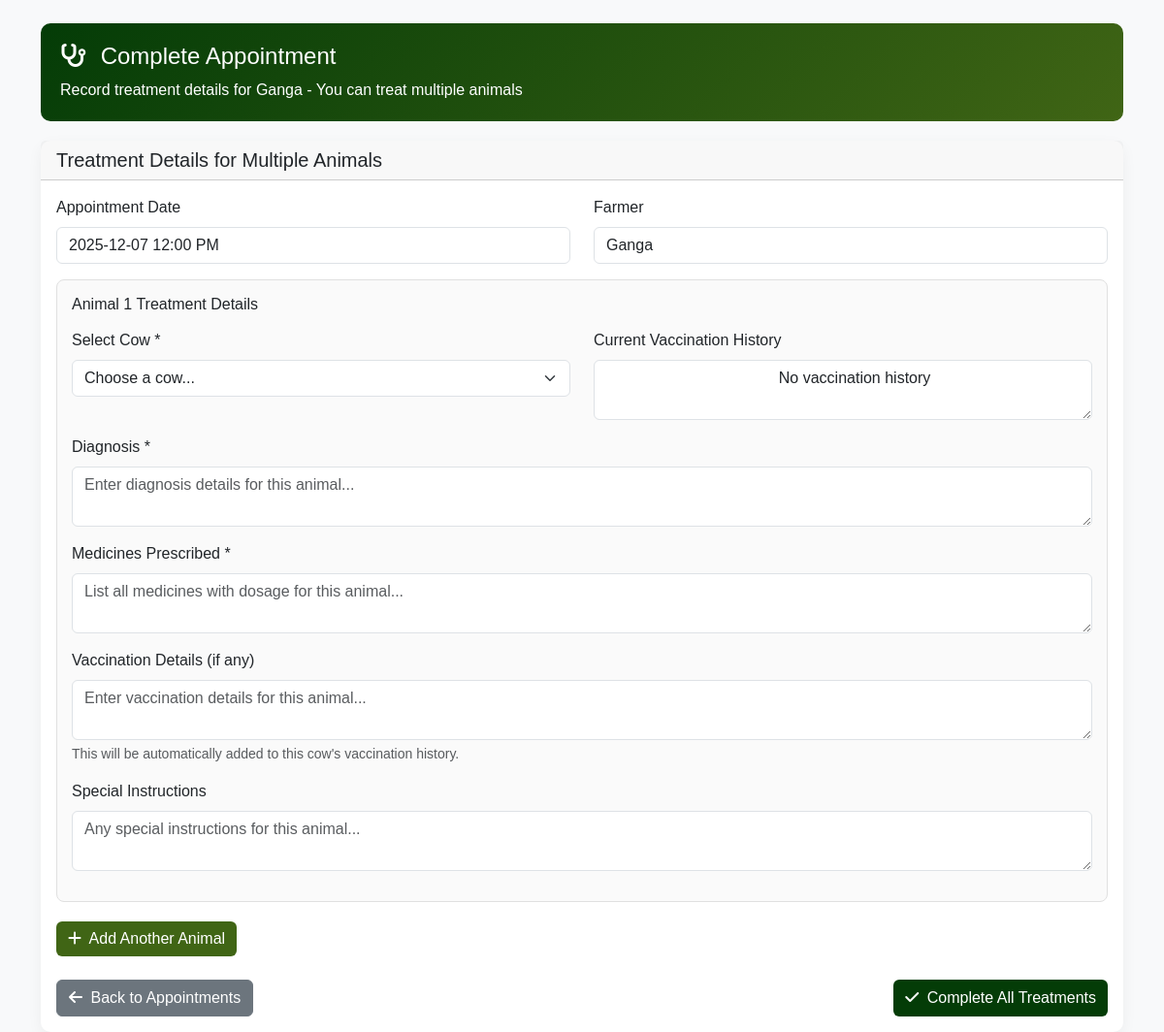
The page /complete_appointment/1 (signed in) on the database its author committed.
### tables this page shows
CREATE TABLE farmers (
            farmer_id INTEGER PRIMARY KEY AUTOINCREMENT,
            name TEXT NOT NULL,
            email TEXT UNIQUE NOT NULL,
            phone TEXT UNIQUE NOT NULL,
            state TEXT NOT NULL,
            city TEXT NOT NULL,
            address TEXT,
            password TEXT NOT NULL,
            photo TEXT, 
            created_at TIMESTAMP DEFAULT CURRENT_TIMESTAMP
        );

CREATE TABLE appointments (
            id INTEGER PRIMARY KEY AUTOINCREMENT,
            farmer_id INTEGER NOT NULL,
            vet_id INTEGER NOT NULL,
            date TEXT NOT NULL,
            time TEXT NOT NULL,
            status TEXT DEFAULT 'scheduled',  -- scheduled, completed, cancelled
            created_at TIMESTAMP DEFAULT CURRENT_TIMESTAMP
        );

CREATE TABLE cows (
            cow_id TEXT PRIMARY KEY,
            farmer_id INTEGER,
            cattle_type TEXT NOT NULL,
            breed TEXT,
            date_of_birth DATE,  -- NEW: Date of birth
            age INTEGER,
            weight REAL,
            color TEXT,
            health_records TEXT,
            vaccination_history TEXT,
            milk_yield REAL,
            special_notes TEXT,
            photo TEXT,
            muzzle_id TEXT,
            muzzle_photo TEXT,
            father_id TEXT,
            mother_id TEXT,
            insurance_by TEXT,  -- NEW: Insurance company name
            insurance_policy_number TEXT,  -- NEW: Policy number
            insurance_valid_upto DATE,  -- NEW: Insurance expiry date
            created_at TIMESTAMP DEFAULT CURRENT_TIMESTAMP,
            FOREIGN KEY (farmer_id) REFERENCES farmers(farmer_id),
            FOREIGN KEY (father_id) REFERENCES cows(cow_id),
            FOREIGN KEY (mother_id) REFERENCES cows(cow_id)
        );

### app.py (the view)
@app.route("/complete_appointment/<int:appointment_id>")
def complete_appointment(appointment_id):
    if "vet_id" not in session:
        flash("Please login first!", "danger")
        return redirect(url_for("vet_login"))
    conn = get_db()
    cursor = conn.cursor()
    cursor.execute("""
        SELECT a.*, f.name as farmer_name, f.farmer_id
        FROM appointments a
        JOIN farmers f ON a.farmer_id = f.farmer_id
        WHERE a.id = ? AND a.vet_id = ?
    """, (appointment_id, session["vet_id"]))
    appointment = cursor.fetchone()
    if not appointment:
        conn.close()
        flash("Appointment not found!", "danger")
        return redirect(url_for("vet_appointments"))
    cursor.execute("""
        SELECT cow_id, breed, age, vaccination_history, health_records
        FROM cows
        WHERE farmer_id = ?
    """, (appointment["farmer_id"],))
    cows = cursor.fetchall()
    conn.close()
    cows_list = []
    for cow in cows:
        cows_list.append({
            'cow_id': cow['cow_id'],
            'breed': cow['breed'],
            'age': cow['age'],
            'vaccination_history': cow['vaccination_history'],
            'health_records': cow['health_records']
        })
    appointment_dict = {
        'id': appointment['id'],
        'farmer_name': appointment['farmer_name'],
        'farmer_id': appointment['farmer_id'],
        'date': appointment['date'],
        'time': appointment['time']
    }
    return render_template("complete_appointment.html",
                         appointment=appointment_dict,
                         cows=cows_list)

### app.py (called while the page is built)
def get_db():
    conn = sqlite3.connect(DB_NAME)
    conn.row_factory = sqlite3.Row
    return conn

@app.context_processor
def inject_lang():
    return {'current_lang': session.get('language', 'en')}

### templates/complete_appointment.html (shortened to what this page needs)
<!DOCTYPE html>
<html lang="en">
<head>
    <link rel="stylesheet" href="https://cdn.jsdelivr.net/npm/bootstrap@5.3.0/dist/css/bootstrap.min.css">
    <link rel="stylesheet" href="https://cdnjs.cloudflare.com/ajax/libs/font-awesome/6.4.0/css/all.min.css">
</head>
<body>
    <div class="container mt-4">
        <div class="header-card">
            <h4><i class="fas fa-stethoscope me-2"></i> Complete Appointment</h4>
            <p class="mb-0">Record treatment details for {{ appointment['farmer_name'] }} - You can treat multiple animals</p>
        </div>
        <div class="card form-card">
            <div class="card-header">
                <h5 class="mb-0">Treatment Details for Multiple Animals</h5>
            </div>
            <div class="card-body">
                <form action="{{ url_for('save_treatment') }}" method="POST" id="treatmentForm">
                    <div class="row mb-3">
                        <div class="col-md-6">
                            <label class="form-label">Appointment Date</label>
                            <input type="text" class="form-control" value="{{ appointment['date'] }} {{ appointment['time'] }}" readonly>
                        </div>
                        <div class="col-md-6">
                            <label class="form-label">Farmer</label>
                            <input type="text" class="form-control" value="{{ appointment['farmer_name'] }}" readonly>
                        </div>
                    </div>
                    <div id="animalTreatmentsContainer">
                        <div class="animal-treatment-section" id="animalSection1">
                            <div class="d-flex justify-content-between align-items-center mb-3">
                                <h6 class="mb-0">Animal 1 Treatment Details</h6>
                            </div>
                            <div class="row">
                                <div class="col-md-6 mb-3">
                                    <label class="form-label">Select Cow *</label>
                                    <select name="cow_id[]" class="form-select" required>
                                        <option value="">Choose a cow...</option>
                                    </select>
                                </div>
                                <div class="col-md-6 mb-3">
                                    <label class="form-label">Current Vaccination History</label>
                                    <textarea class="form-control" rows="2" readonly>
                                        {% for cow in cows %}{% if loop.first %}{{ cow['vaccination_history'] or 'No vaccination history' }}{% endif %}{% endfor %}
                                    </textarea>
                                </div>
                            </div>
                            <div class="mb-3">
                                <label class="form-label">Diagnosis *</label>
                                <textarea name="diagnosis[]" class="form-control" rows="2"
                                          placeholder="Enter diagnosis details for this animal..." required></textarea>
                            </div>
                            <div class="mb-3">
                                <label class="form-label">Medicines Prescribed *</label>
                                <textarea name="medicines[]" class="form-control" rows="2"
                                          placeholder="List all medicines with dosage for this animal..." required></textarea>
                            </div>
                            <div class="mb-3">
                                <label class="form-label">Vaccination Details (if any)</label>
                                <textarea name="vaccination_details[]" class="form-control" rows="2"
                                          placeholder="Enter vaccination details for this animal..."></textarea>
                                <div class="form-text">This will be automatically added to this cow's vaccination history.</div>
                            </div>
                            <div class="mb-3">
                                <label class="form-label">Special Instructions</label>
                                <textarea name="instructions[]" class="form-control" rows="2"
                                          placeholder="Any special instructions for this animal..."></textarea>
                            </div>
                        </div>
                    </div>
                    <div class="mb-4">
                        <button type="button" class="btn add-animal-btn" onclick="addAnimalSection()">
                            <i class="fas fa-plus me-1"></i> Add Another Animal
                        </button>
                    </div>
                    <div class="d-flex justify-content-between">
                        <a href="{{ url_for('vet_appointments') }}" class="btn btn-secondary">
                            <i class="fas fa-arrow-left me-1"></i> Back to Appointments
                        </a>
                        <button type="submit" class="btn btn-primary">
                            <i class="fas fa-check me-1"></i> Complete All Treatments
                        </button>
                    </div>
                </form>
            </div>
        </div>
    </div>
</body>
</html>

### templates/complete_appointment.html (style rules this page uses)
:root { --primary-green: #043c07; --pastoral-green: #406515; }
body { background-color: #f8f9fa; font-family: 'Nunito', sans-serif; }
.header-card { background: linear-gradient(135deg, var(--primary-green), var(--pastoral-green)); color: white; border-radius: 10px; padding: 20px; margin-bottom: 20px; }
.form-card { border: none; border-radius: 10px; box-shadow: 0 5px 15px rgba(0, 0, 0, 0.05); }
.btn-primary { background-color: var(--primary-green); border: none; }
.animal-treatment-section { border: 1px solid #e0e0e0; border-radius: 8px; padding: 15px; margin-bottom: 20px; background-color: #fafafa; }
.add-animal-btn { background-color: var(--pastoral-green); color: white; border: none; }
body { top: 0 !important; }
body { top: 0px !important; position: static !important; }

### rows shown on the page
farmers: farmer_name "Ganga"
appointments: date "2025-12-07 12:00 PM"
cows: vaccination_history "No vaccination history"
